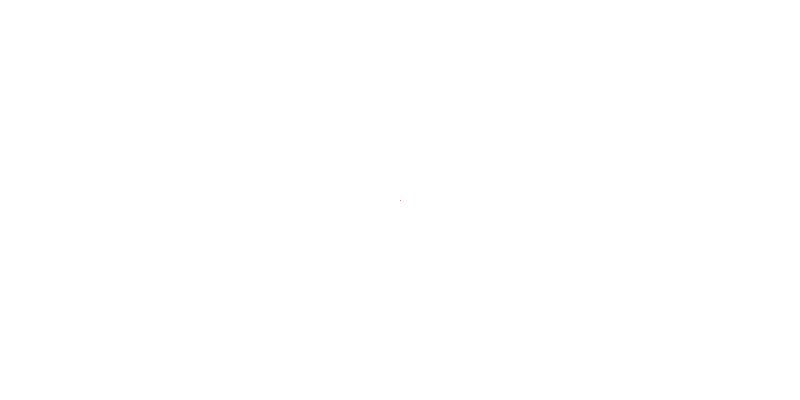
Frame 1 (no input)
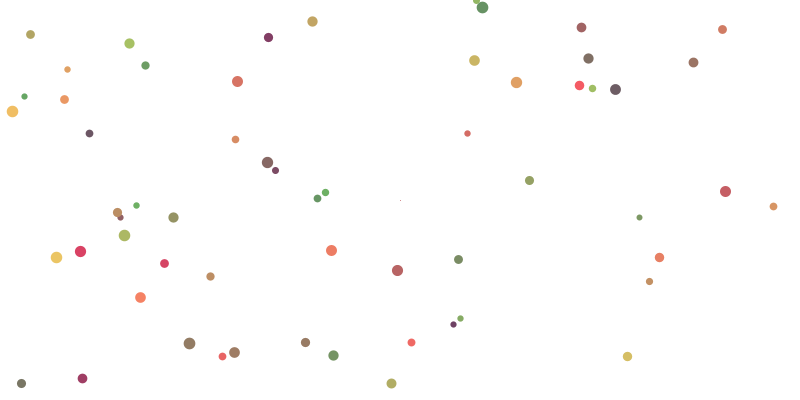
Frame 60 (the mouse pressed at the canvas centre just before this capture)
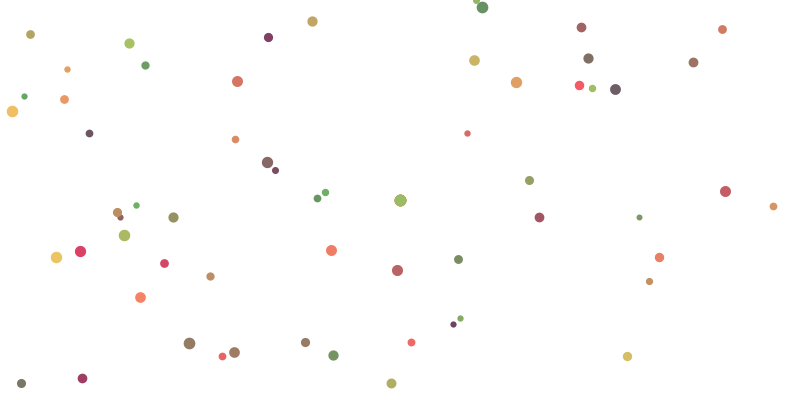
Frame 120 (the mouse held since frame 60 and released just before this capture)

The Processing sketch that drew these frames (run headless with seeded random() and noise(); from frame 60 on, the mouse is pressed at the canvas centre):

// Processing sketch: processing_174444
// ── processing_174444.pde

float x,y;
void setup()
{
size(800,400);
x=width/2;
y=height/2;
background(255);
}
 
void draw()
{
stroke(random(100,250),random(60,200),100);
point(x,y);
x = x+y;
y = y+x;
if ((x >= width)||(y >=height))
{
 strokeWeight(random(6,12));
 x = random(0,width);
 y = random(0,height);
}
if(mousePressed){
x = 400;
y = 200;
}
}
